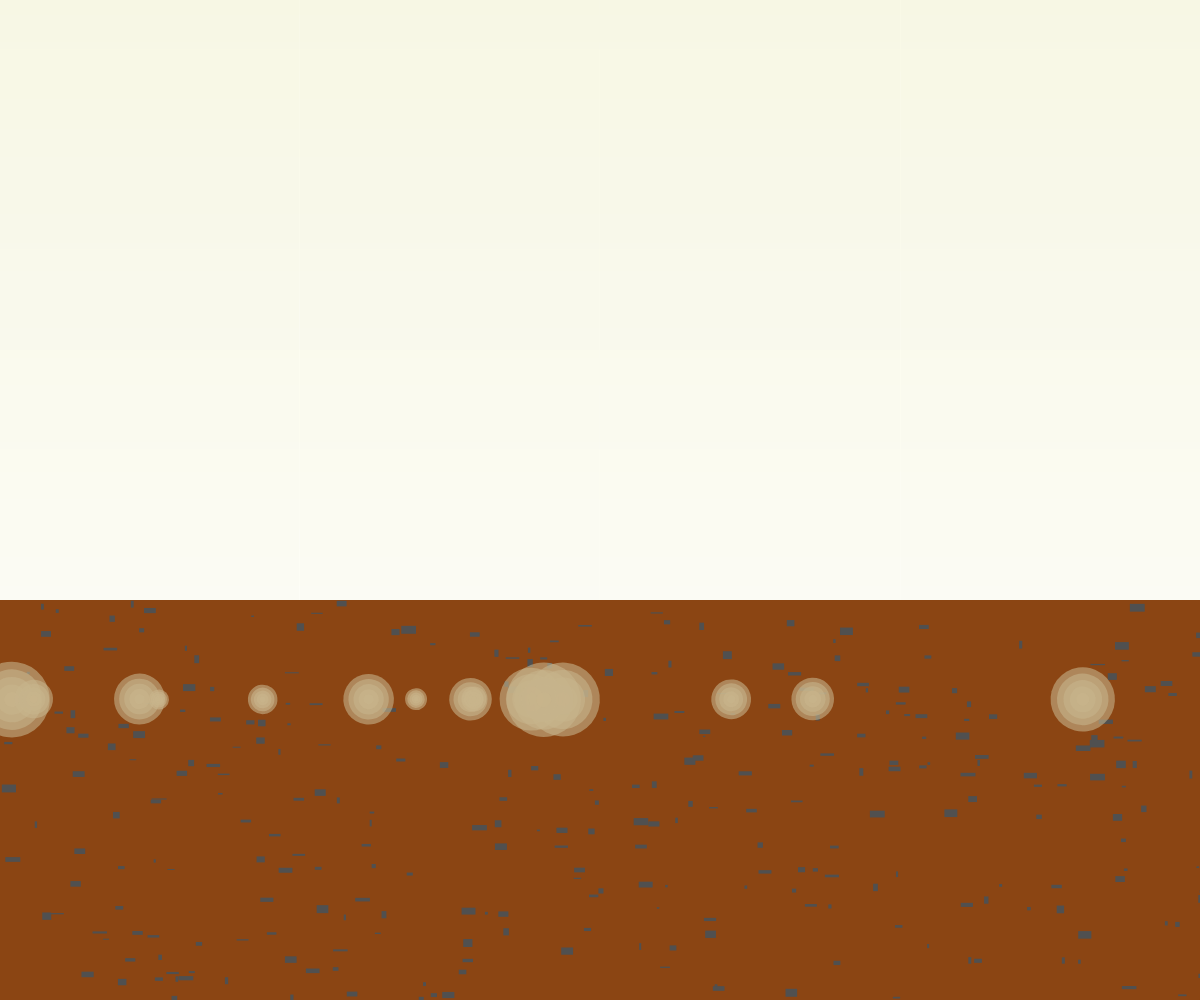
Frame 1 (no input)
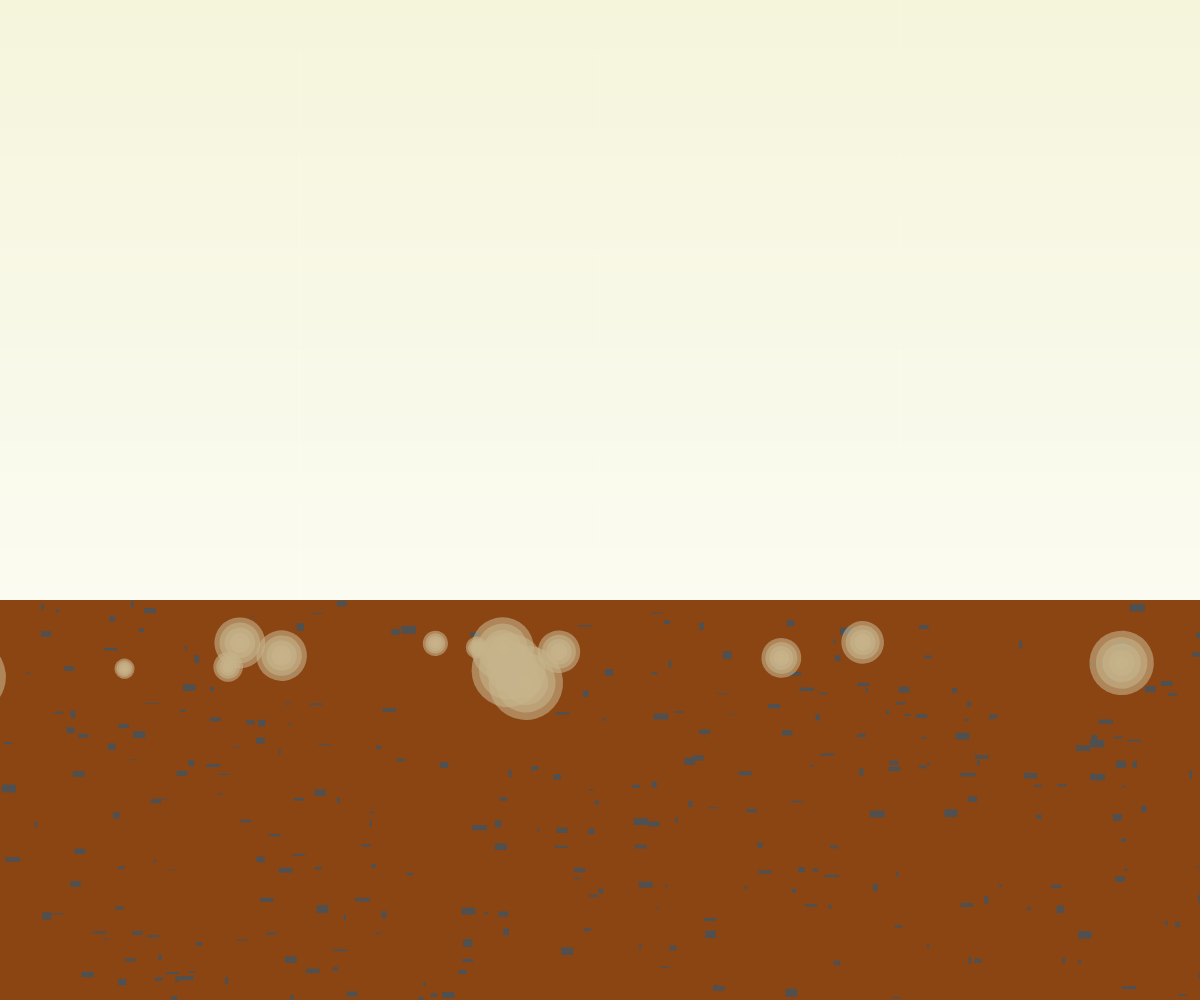
Frame 60 (no input)
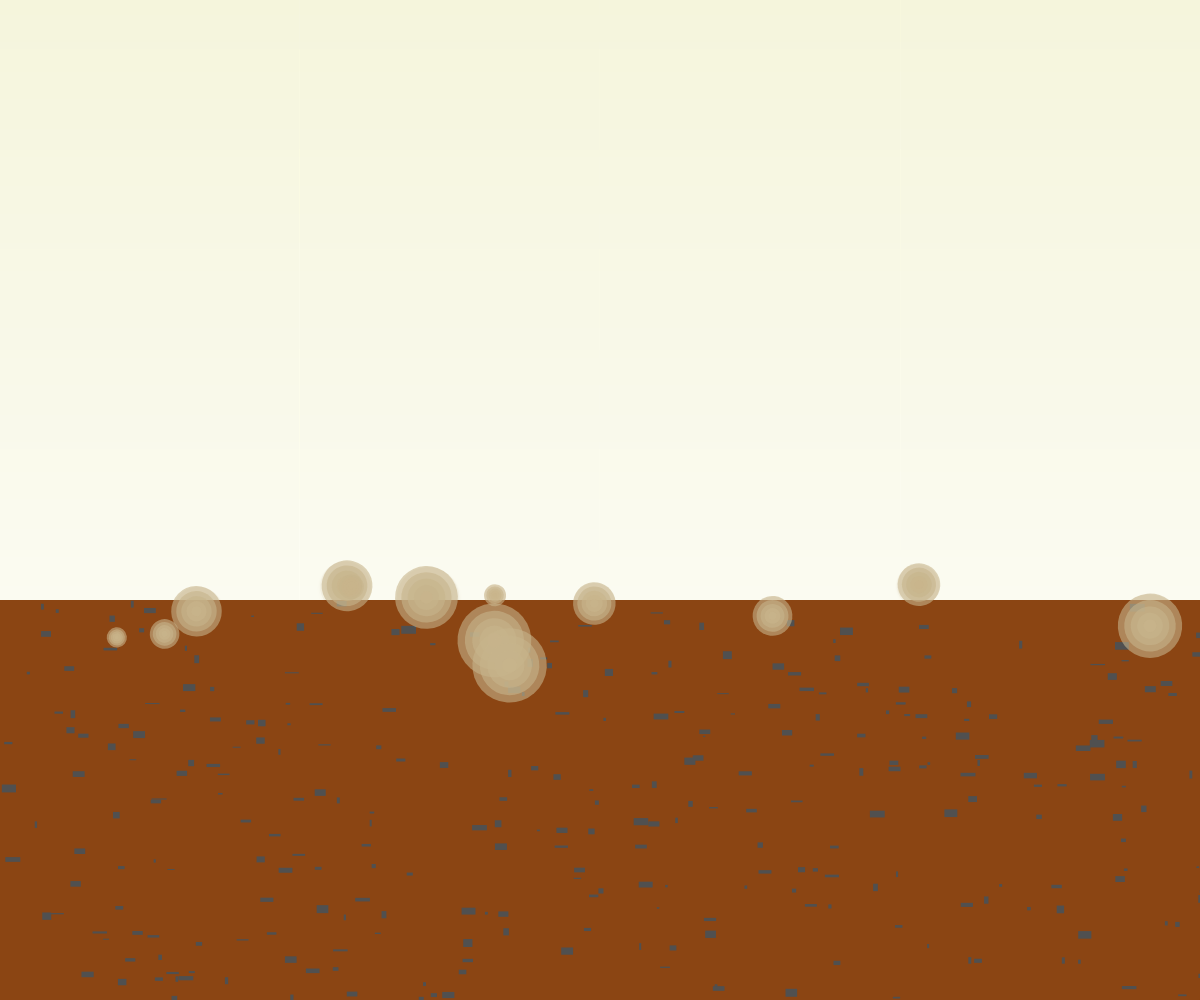
Frame 120 (the mouse pressed at the canvas centre since frame 60)

The p5.js sketch that drew these frames (run headless with seeded random() and noise() and a simulated clock; from frame 60 on, the mouse is pressed at the canvas centre):

// p5.js sketch
// ── sketch.js
let cracks = [];
let dustDevils = [];
let skyColor;
let groundColor;

function setup() {
  createCanvas(windowWidth, windowHeight);
  
  // Deep terracotta ground color
  groundColor = color(139, 69, 19); // SaddleBrown
  
  // Beige sky color
  skyColor = color(245, 245, 220); // Beige
  
  // Create cracks in the ground
  for (let i = 0; i < 300; i++) {
    cracks.push({
      x: random(width),
      y: random(height * 0.6, height),
      w: random(2, 15),
      h: random(1, 8)
    });
  }
  
  // Create dust devils
  for (let i = 0; i < 15; i++) {
    dustDevils.push({
      x: random(width),
      y: height * 0.7,
      size: random(20, 80),
      speed: random(0.5, 2),
      angle: random(TWO_PI),
      sway: random(-0.02, 0.02)
    });
  }
}

function draw() {
  // Draw sky gradient
  for (let y = 0; y < height; y++) {
    let inter = map(y, 0, height, 0, 1);
    let c = lerpColor(skyColor, color(255), inter);
    stroke(c);
    line(0, y, width, y);
  }
  
  // Draw ground
  fill(groundColor);
  noStroke();
  rect(0, height * 0.6, width, height * 0.4);
  
  // Draw cracks
  fill(80); // Darker crack color
  for (let crack of cracks) {
    rect(crack.x, crack.y, crack.w, crack.h);
  }
  
  // Draw dust devils
  for (let devil of dustDevils) {
    // Update position and angle
    devil.x += sin(devil.angle) * devil.speed;
    devil.y -= devil.speed * 0.5;
    devil.angle += devil.sway;
    
    // Reset if off screen
    if (devil.y < -20) {
      devil.y = height * 0.7;
      devil.x = random(width);
    }
    
    // Draw dust devil as swirling particles
    noStroke();
    fill(200, 180, 140, 150); // Beige with transparency
    
    push();
    translate(devil.x, devil.y);
    rotate(devil.angle);
    
    // Draw multiple concentric circles to simulate swirl
    for (let i = 0; i < 5; i++) {
      let size = devil.size * (1 - i * 0.2);
      ellipse(0, 0, size, size);
    }
    
    pop();
  }
}

function windowResized() {
  resizeCanvas(windowWidth, windowHeight);
}
